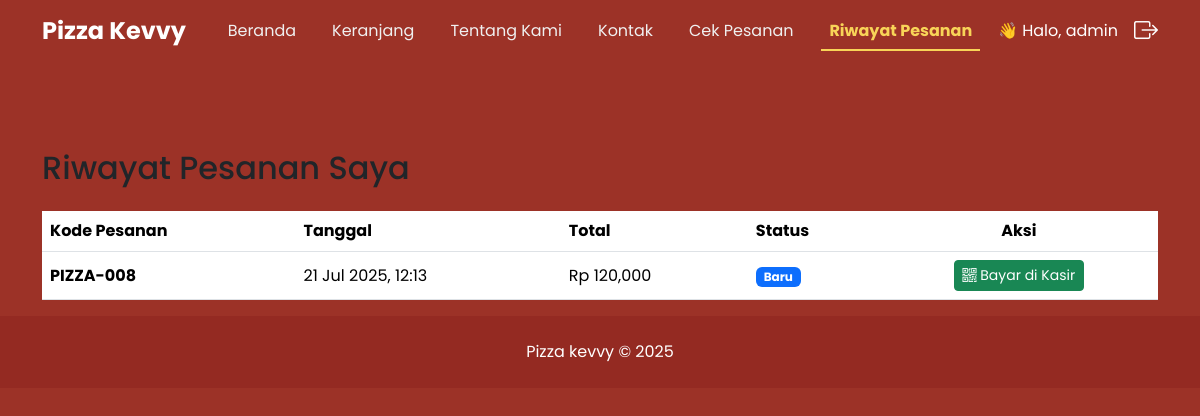
The app's page /riwayat.php (signed in) with its own data.
### tables this page shows
CREATE TABLE `pesanan` (
  `id` int UNSIGNED NOT NULL,
  `user_id` int UNSIGNED DEFAULT NULL,
  `kode_pesanan` varchar(20) DEFAULT NULL,
  `nama_pelanggan` varchar(150) NOT NULL,
  `nomor_meja` varchar(50) DEFAULT NULL,
  `total_harga` int NOT NULL,
  `status_pesanan` enum('Baru','Diproses','Selesai','Dibatalkan') NOT NULL DEFAULT 'Baru',
  `tanggal_pesanan` timestamp NOT NULL DEFAULT CURRENT_TIMESTAMP
);

### riwayat.php (the view, shortened to what this page needs)
<?php
require_once 'includes/header.php';
require_once 'config/database.php';
require_once 'includes/navbar.php';
$user_id = $_SESSION['user_id'];
$stmt = $koneksi->prepare("SELECT * FROM pesanan WHERE user_id = ? ORDER BY tanggal_pesanan DESC");
$stmt->execute([$user_id]);
$riwayat_pesanan = $stmt->fetchAll();
function get_status_badge($status) {
    $badge_class = '';
    switch ($status) {
        case 'Baru': $badge_class = 'bg-primary'; break;
    }
    return "<span class='badge {$badge_class}'>{$status}</span>";
}
?>
<main class="container mt-5 pt-5">
    <h2 class="mb-4">Riwayat Pesanan Saya</h2>
    <?php if (empty($riwayat_pesanan)): ?>
        <div class="alert alert-info">Anda belum memiliki riwayat pesanan.</div>
    <?php else: ?>
        <div class="table-responsive">
            <table class="table table-hover align-middle">
                <thead>
                    <tr>
                        <th>Kode Pesanan</th>
                        <th>Tanggal</th>
                        <th>Total</th>
                        <th>Status</th>
                        <th class="text-center">Aksi</th> </tr>
                </thead>
                <tbody>
                    <?php foreach ($riwayat_pesanan as $pesanan): ?>
                    <tr>
                        <td><strong><?php echo htmlspecialchars($pesanan['kode_pesanan']); ?></strong></td>
                        <td><?php echo date('d M Y, H:i', strtotime($pesanan['tanggal_pesanan'])); ?></td>
                        <td>Rp <?php echo number_format($pesanan['total_harga']); ?></td>
                        <td><?php echo get_status_badge($pesanan['status_pesanan']); ?></td>
                        <td class="text-center">
                            <?php if ($pesanan['status_pesanan'] == 'Baru'): ?>
                                <button class="btn btn-sm btn-success btn-bayar"
                                    data-bs-toggle="modal"
                                    data-bs-target="#bayarModal"
                                    data-id="<?php echo $pesanan['id']; ?>"
                                    data-kode="<?php echo htmlspecialchars($pesanan['kode_pesanan']); ?>">
                                    <i class="bi bi-qr-code"></i> Bayar di Kasir
                                </button>
                            <?php endif; ?>
                        </td>
                    </tr>
                    <?php endforeach; ?>
                </tbody>
            </table>
        </div>
    <?php endif; ?>
</main>
<?php require_once 'includes/footer.php'; ?>

### assets/css/style.css (style rules this page uses)
body { font-family: "Poppins", sans-serif; background-color: #9c3227; padding-top: 4.4%; }
button { padding: 12px 30px; font-size: 1rem; font-weight: 600; background-color: #f9b233; color: #6e2626; border: none; border-radius: 25px; cursor: pointer; text-decoration: none; display: inline-block; transition: background-color 0.3s; }

### records on screen
pesanan: kode_pesanan "PIZZA-008", tanggal_pesanan "21 Jul 2025, 12:13", total_harga "120,000", status_pesanan "Baru"

### other values on screen
$_SESSION['username'] "admin"
